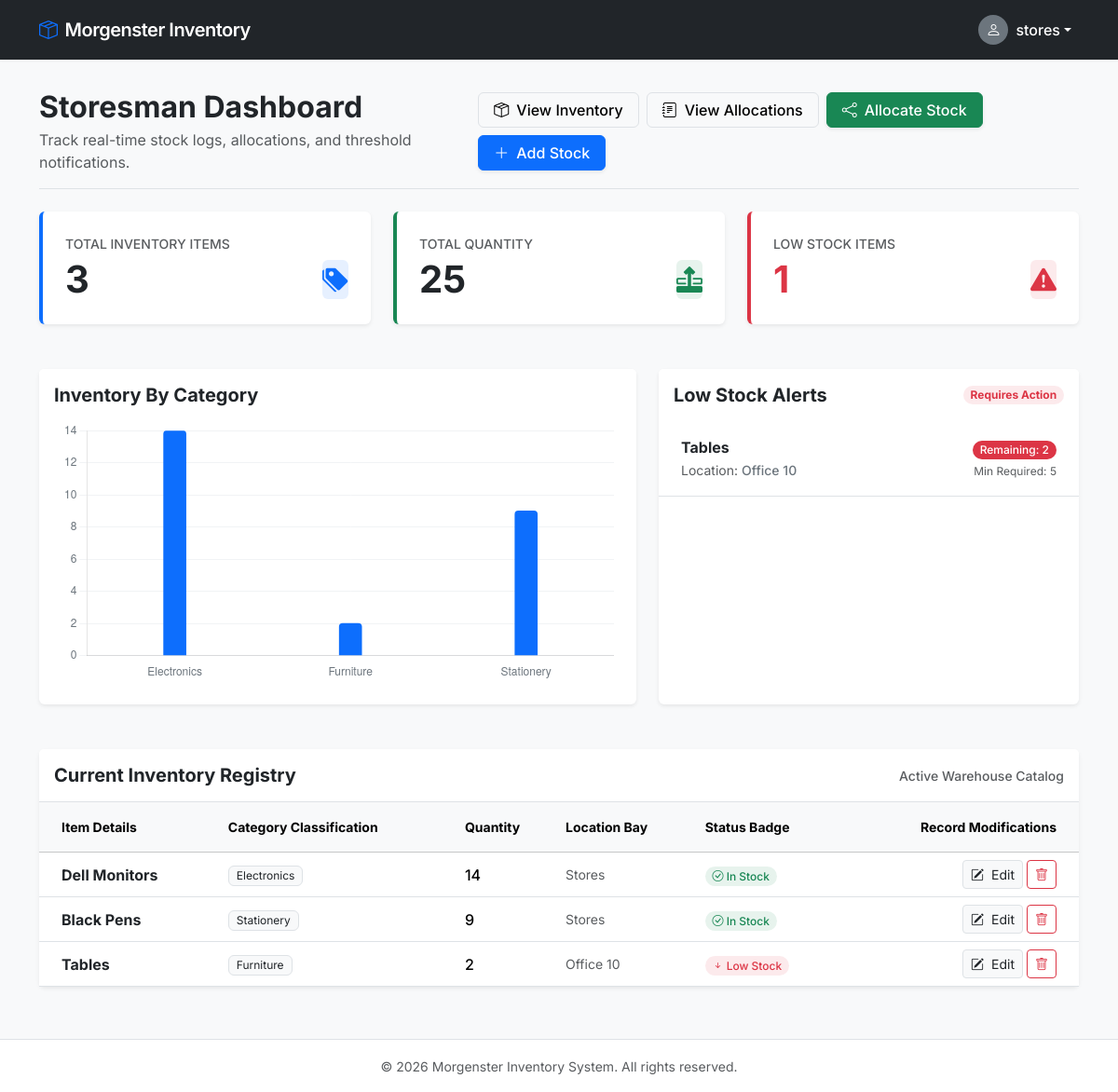
Before: /inventory/storesman/ (signed in) with the older database file.
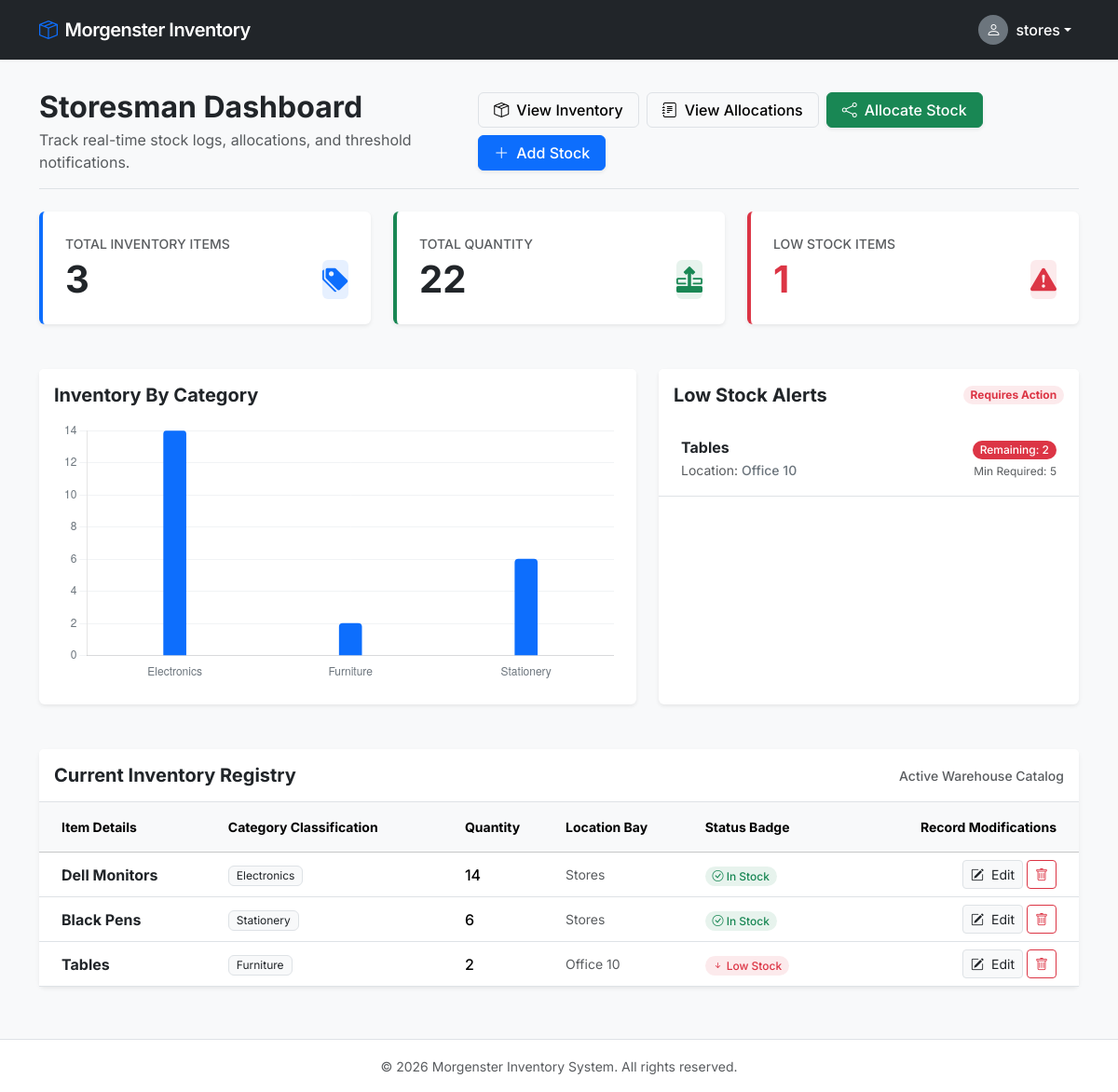
After: the same page with the newer database file.
### inventory/models.py (models this page shows, shortened)
class Item(models.Model):
    name = models.CharField(max_length=200)
    category = models.ForeignKey(Category, on_delete=models.CASCADE)
    quantity = models.PositiveIntegerField(default=0)
    minimum_stock = models.PositiveIntegerField(default=5)
    location = models.ForeignKey(Location, on_delete=models.CASCADE)
    description = models.TextField(blank=True, null=True)
    created_at = models.DateTimeField(auto_now_add=True)

class Category(models.Model):
    name = models.CharField(max_length=100)
    def __str__(self):
        return self.name

class Location(models.Model):
    name = models.CharField(max_length=100)
    def __str__(self):
        return self.name

### inventory/views.py (the view)
@login_required
@user_passes_test(is_storesman)
def storesman_dashboard(request):
    items = Item.objects.all()
    total_items = items.count()
    total_quantity = items.aggregate(
        Sum('quantity')
    )['quantity__sum']
    low_stock_items = items.filter(
        quantity__lte=models.F('minimum_stock')
    )
    category_data = (
        items.values('category__name')
        .annotate(total=Sum('quantity'))
    )
    category_labels = [
        item['category__name']
        for item in category_data
    ]
    category_totals = [
        item['total']
        for item in category_data
    ]
    context = {
        'items': items,
        'total_items': total_items,
        'total_quantity': total_quantity,
        'low_stock_items': low_stock_items,
        'category_labels_json': json.dumps(category_labels),
        'category_totals_json': json.dumps(category_totals),
    }
    return render(
        request,
        'inventory/storesman_dashboard.html',
        context
    )

### users/permissions.py (called while the page is built)
def is_storesman(user):
    return user.role == 'storesman'

### templates/inventory/storesman_dashboard.html (shortened to what the changed rows need)
{% extends 'base.html' %}
{% block content %}
<div class="d-flex flex-column flex-md-row justify-content-between align-items-md-center mb-4 pb-3 border-bottom">
    <div>
        <h1 class="h2 fw-bold text-dark mb-1">Storesman Dashboard</h1>
    </div>
</div>
<div class="row g-4 mb-5">
    <div class="col-12 col-md-4">
        <div class="card h-100 border-0 border-start border-primary border-4 shadow-sm bg-white">
            <div class="card-body p-4">
                <div class="d-flex align-items-center justify-content-between">
                    <h2 class="display-6 fw-bold text-dark mb-0">{{ total_items }}</h2>
                </div>
            </div>
        </div>
    </div>
    <div class="col-12 col-md-4">
        <div class="card h-100 border-0 border-start border-success border-4 shadow-sm bg-white">
            <div class="card-body p-4">
                <div class="d-flex align-items-center justify-content-between">
                    <h2 class="display-6 fw-bold text-dark mb-0">{{ total_quantity }}</h2>
                    <div class="bg-success bg-opacity-10 p-2.5 rounded text-success">
                        <i class="bi bi-layer-forward fs-3"></i>
                    </div>
                </div>
            </div>
        </div>
    </div>
    <div class="col-12 col-md-4">
        <div class="card h-100 border-0 border-start border-danger border-4 shadow-sm bg-white">
            <div class="card-body p-4">
                <div class="d-flex align-items-center justify-content-between">
                    <h2 class="display-6 fw-bold text-danger mb-0">{{ low_stock_items.count }}</h2>
                </div>
            </div>
        </div>
    </div>
</div>
<div class="row g-4 mb-5">
    <div class="col-12 col-lg-7">
        <div class="card border-0 shadow-sm h-100 bg-white">
            <div class="card-body px-4 pb-4 pt-0">
                <div style="position: relative; height: 280px; width: 100%;">
                    <canvas id="storesmanChart"></canvas>
                </div>
            </div>
        </div>
    </div>
</div>
<div class="card border-0 shadow-sm bg-white mb-4">
    <div class="card-body p-0">
        <div class="table-responsive">
            <table class="table table-hover align-middle mb-0">
                <thead class="table-light text-muted uppercase small">
                    <tr>
                        <th class="ps-4 py-3">Item Details</th>
                        <th class="py-3">Category Classification</th>
                        <th class="py-3">Quantity</th>
                        <th class="py-3">Location Bay</th>
                        <th class="py-3">Status Badge</th>
                        <th class="pe-4 py-3 text-end">Record Modifications</th>
                    </tr>
                </thead>
                <tbody>
                    {% for item in items %}
                    <tr>
                        <td class="ps-4 fw-bold text-dark">{{ item.name }}</td>
                        <td><span class="badge bg-light text-dark border px-2 py-1 fw-normal">{{ item.category }}</span></td>
                        <td class="fw-medium">{{ item.quantity }}</td>
                        <td class="text-muted small">{{ item.location }}</td>
                        <td>
                            {% if item.quantity <= item.minimum_stock %}
                                <span class="badge bg-danger bg-opacity-10 text-danger px-2.5 py-1 rounded-pill fw-medium">
                                    <i class="bi bi-arrow-down-short me-0.5"></i> Low Stock
                                </span>
                            {% else %}
                                <span class="badge bg-success bg-opacity-10 text-success px-2.5 py-1 rounded-pill fw-medium">
                                    <i class="bi bi-check-circle me-0.5"></i> In Stock
                                </span>
                            {% endif %}
                        </td>
                        <td class="pe-4 text-end">
                            <div class="d-inline-flex gap-1">
                                <a href="{% url 'edit_stock' item.id %}" class="btn btn-sm btn-light border px-2.5 py-1 text-dark" title="Modify Details">
                                    <i class="bi bi-pencil-square me-1"></i> Edit
                                </a>
                                <a href="{% url 'delete_stock' item.id %}" class="btn btn-sm btn-outline-danger px-2.5 py-1" title="Purge Record">
                                    <i class="bi bi-trash"></i>
                                </a>
                            </div>
                        </td>
                    </tr>
                    {% empty %}
                    <tr>
                        <td colspan="6" class="text-center text-muted py-5 fw-medium">No inventory items available inside database cache.</td>
                    </tr>
                    {% endfor %}
                </tbody>
            </table>
        </div>
    </div>
</div>
{% endblock %}

Changed rows visible on the page:
changed Item "Black Pens": quantity "9" → "6"
Other visible differences:
{{ total_quantity }}: "25" → "22"
chart data {{ category_totals_json|escapejs }}: [14, 2, 9] → [14, 2, 6]
